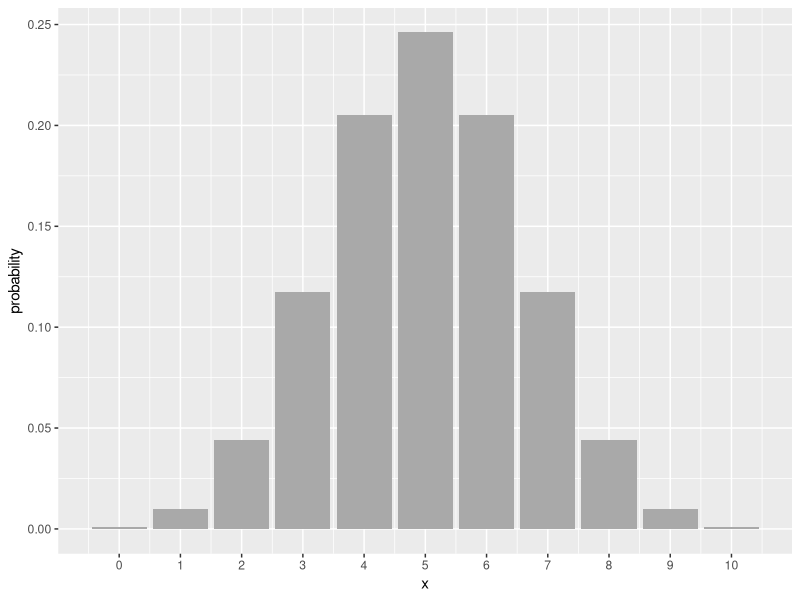
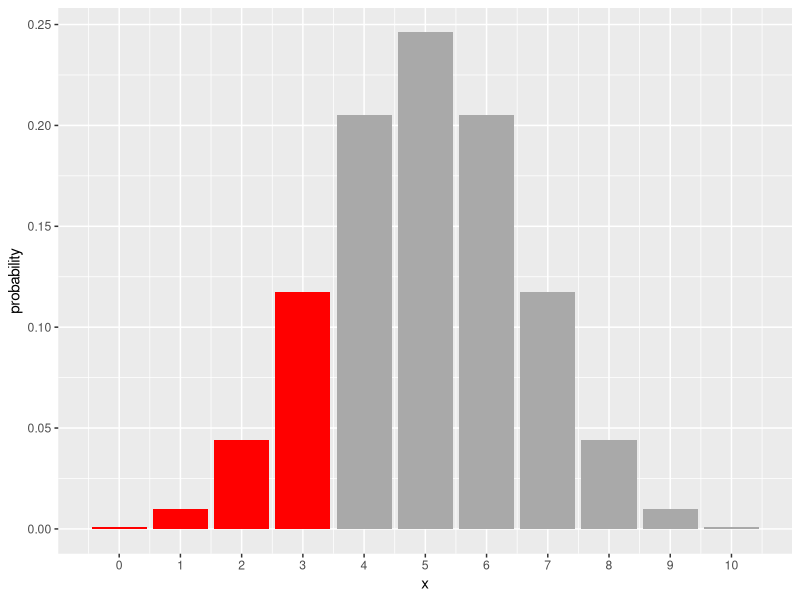

The R source for these figures, in order:
## ---- chunk 1
knitr::opts_chunk$set(warning = FALSE, message = FALSE, comment = "")
## ---- chunk 2
library(tidyverse)
## ---- chunk 3
n <- 10
p <- .5
bin_pmf <- tibble(x = 0:n, probability = dbinom(x, n, p))
print.data.frame(bin_pmf, digits = 4, row.names = FALSE)
## ---- chunk 4
ggplot(bin_pmf, aes(x = x, y = probability)) + 
  geom_bar(stat = "identity", fill = "darkgray") +
  scale_x_continuous(breaks = 0:n)
## ---- chunk 5
bin_pmf <- bin_pmf %>% 
  mutate(shading = ifelse(x <= 3, "red", "darkgray"))
ggplot(bin_pmf, aes(x = x, y = probability)) + 
  geom_bar(stat = "identity", fill = bin_pmf$shading) +
  scale_x_continuous(breaks = 0:n)
